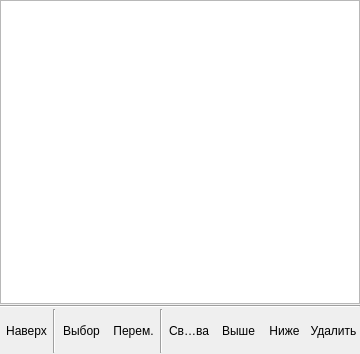
<?xml version="1.0" encoding="UTF-8"?>
<ui version="4.0">
 <class>QuizGroupView</class>
 <widget class="QFrame" name="QuizGroupView">
  <property name="geometry">
   <rect>
    <x>0</x>
    <y>0</y>
    <width>360</width>
    <height>354</height>
   </rect>
  </property>
  <property name="minimumSize">
   <size>
    <width>360</width>
    <height>0</height>
   </size>
  </property>
  <property name="windowTitle">
   <string>Frame</string>
  </property>
  <property name="frameShadow">
   <enum>QFrame::Raised</enum>
  </property>
  <layout class="QVBoxLayout" name="verticalLayout">
   <property name="spacing">
    <number>1</number>
   </property>
   <property name="margin">
    <number>0</number>
   </property>
   <item>
    <widget class="QTableWidget" name="table">
     <property name="verticalScrollMode">
      <enum>QAbstractItemView::ScrollPerPixel</enum>
     </property>
     <property name="horizontalScrollMode">
      <enum>QAbstractItemView::ScrollPerPixel</enum>
     </property>
     <property name="gridStyle">
      <enum>Qt::NoPen</enum>
     </property>
    </widget>
   </item>
   <item>
    <widget class="QFrame" name="frame_2">
     <property name="sizePolicy">
      <sizepolicy hsizetype="Preferred" vsizetype="Maximum">
       <horstretch>0</horstretch>
       <verstretch>0</verstretch>
      </sizepolicy>
     </property>
     <property name="frameShadow">
      <enum>QFrame::Raised</enum>
     </property>
     <layout class="QGridLayout" name="gridLayout_2">
      <property name="leftMargin">
       <number>0</number>
      </property>
      <property name="topMargin">
       <number>0</number>
      </property>
      <property name="rightMargin">
       <number>0</number>
      </property>
      <property name="bottomMargin">
       <number>1</number>
      </property>
      <property name="horizontalSpacing">
       <number>0</number>
      </property>
      <property name="verticalSpacing">
       <number>1</number>
      </property>
      <item row="0" column="0" colspan="15">
       <widget class="Line" name="line">
        <property name="orientation">
         <enum>Qt::Horizontal</enum>
        </property>
       </widget>
      </item>
      <item row="1" column="14">
       <spacer name="horizontalSpacer">
        <property name="orientation">
         <enum>Qt::Horizontal</enum>
        </property>
        <property name="sizeHint" stdset="0">
         <size>
          <width>7</width>
          <height>44</height>
         </size>
        </property>
       </spacer>
      </item>
      <item row="1" column="8">
       <widget class="QToolButton" name="tbtMoveUp">
        <property name="text">
         <string>Выше</string>
        </property>
        <property name="icon">
         <iconset resource="../../../r.qrc">
          <normaloff>:/ico/up.png</normaloff>:/ico/up.png</iconset>
        </property>
        <property name="iconSize">
         <size>
          <width>24</width>
          <height>24</height>
         </size>
        </property>
        <property name="toolButtonStyle">
         <enum>Qt::ToolButtonTextUnderIcon</enum>
        </property>
        <property name="autoRaise">
         <bool>true</bool>
        </property>
       </widget>
      </item>
      <item row="1" column="9">
       <widget class="QToolButton" name="tbtMoveDown">
        <property name="text">
         <string>Ниже</string>
        </property>
        <property name="icon">
         <iconset resource="../../../r.qrc">
          <normaloff>:/ico/down.png</normaloff>:/ico/down.png</iconset>
        </property>
        <property name="iconSize">
         <size>
          <width>24</width>
          <height>24</height>
         </size>
        </property>
        <property name="toolButtonStyle">
         <enum>Qt::ToolButtonTextUnderIcon</enum>
        </property>
        <property name="autoRaise">
         <bool>true</bool>
        </property>
       </widget>
      </item>
      <item row="1" column="6">
       <widget class="Line" name="line_3">
        <property name="orientation">
         <enum>Qt::Vertical</enum>
        </property>
       </widget>
      </item>
      <item row="1" column="0">
       <widget class="QToolButton" name="tbtUpLevel">
        <property name="text">
         <string>Наверх</string>
        </property>
        <property name="icon">
         <iconset resource="../../../r.qrc">
          <normaloff>:/ico/view-refresh.png</normaloff>:/ico/view-refresh.png</iconset>
        </property>
        <property name="iconSize">
         <size>
          <width>24</width>
          <height>24</height>
         </size>
        </property>
        <property name="toolButtonStyle">
         <enum>Qt::ToolButtonTextUnderIcon</enum>
        </property>
        <property name="autoRaise">
         <bool>true</bool>
        </property>
       </widget>
      </item>
      <item row="1" column="1">
       <widget class="Line" name="line_6">
        <property name="orientation">
         <enum>Qt::Vertical</enum>
        </property>
       </widget>
      </item>
      <item row="1" column="7">
       <widget class="QToolButton" name="tbtProperties">
        <property name="enabled">
         <bool>true</bool>
        </property>
        <property name="text">
         <string>Свойства</string>
        </property>
        <property name="icon">
         <iconset resource="../../../r.qrc">
          <normaloff>:/ico/edit-find-replace.png</normaloff>:/ico/edit-find-replace.png</iconset>
        </property>
        <property name="iconSize">
         <size>
          <width>24</width>
          <height>24</height>
         </size>
        </property>
        <property name="toolButtonStyle">
         <enum>Qt::ToolButtonTextUnderIcon</enum>
        </property>
        <property name="autoRaise">
         <bool>true</bool>
        </property>
       </widget>
      </item>
      <item row="1" column="10">
       <widget class="QToolButton" name="tbtRemove">
        <property name="text">
         <string>Удалить</string>
        </property>
        <property name="icon">
         <iconset resource="../../../r.qrc">
          <normaloff>:/ico/edit-delete.png</normaloff>:/ico/edit-delete.png</iconset>
        </property>
        <property name="iconSize">
         <size>
          <width>24</width>
          <height>24</height>
         </size>
        </property>
        <property name="toolButtonStyle">
         <enum>Qt::ToolButtonTextUnderIcon</enum>
        </property>
        <property name="autoRaise">
         <bool>true</bool>
        </property>
       </widget>
      </item>
      <item row="1" column="4">
       <widget class="QToolButton" name="tbtAddRandom">
        <property name="text">
         <string>Выбор</string>
        </property>
        <property name="icon">
         <iconset resource="../../../r.qrc">
          <normaloff>:/ico/bookmark-new.png</normaloff>:/ico/bookmark-new.png</iconset>
        </property>
        <property name="iconSize">
         <size>
          <width>24</width>
          <height>24</height>
         </size>
        </property>
        <property name="toolButtonStyle">
         <enum>Qt::ToolButtonTextUnderIcon</enum>
        </property>
        <property name="autoRaise">
         <bool>true</bool>
        </property>
       </widget>
      </item>
      <item row="1" column="5">
       <widget class="QToolButton" name="tbtAddShuffle">
        <property name="text">
         <string>Перем.</string>
        </property>
        <property name="icon">
         <iconset resource="../../../r.qrc">
          <normaloff>:/ico/contact-new.png</normaloff>:/ico/contact-new.png</iconset>
        </property>
        <property name="iconSize">
         <size>
          <width>24</width>
          <height>24</height>
         </size>
        </property>
        <property name="toolButtonStyle">
         <enum>Qt::ToolButtonTextUnderIcon</enum>
        </property>
        <property name="autoRaise">
         <bool>true</bool>
        </property>
       </widget>
      </item>
     </layout>
    </widget>
   </item>
  </layout>
 </widget>
 <resources>
  <include location="../../../r.qrc"/>
 </resources>
 <connections/>
</ui>
